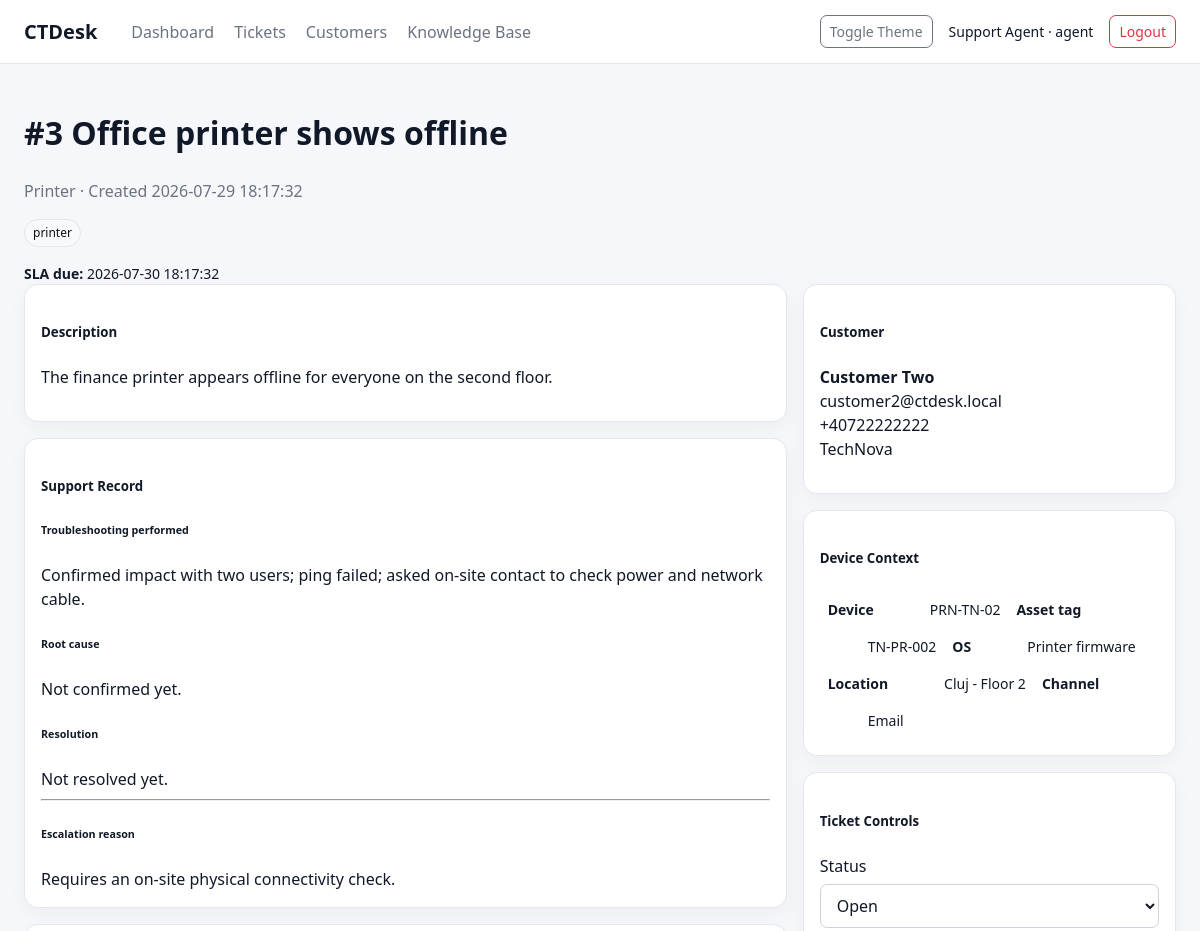
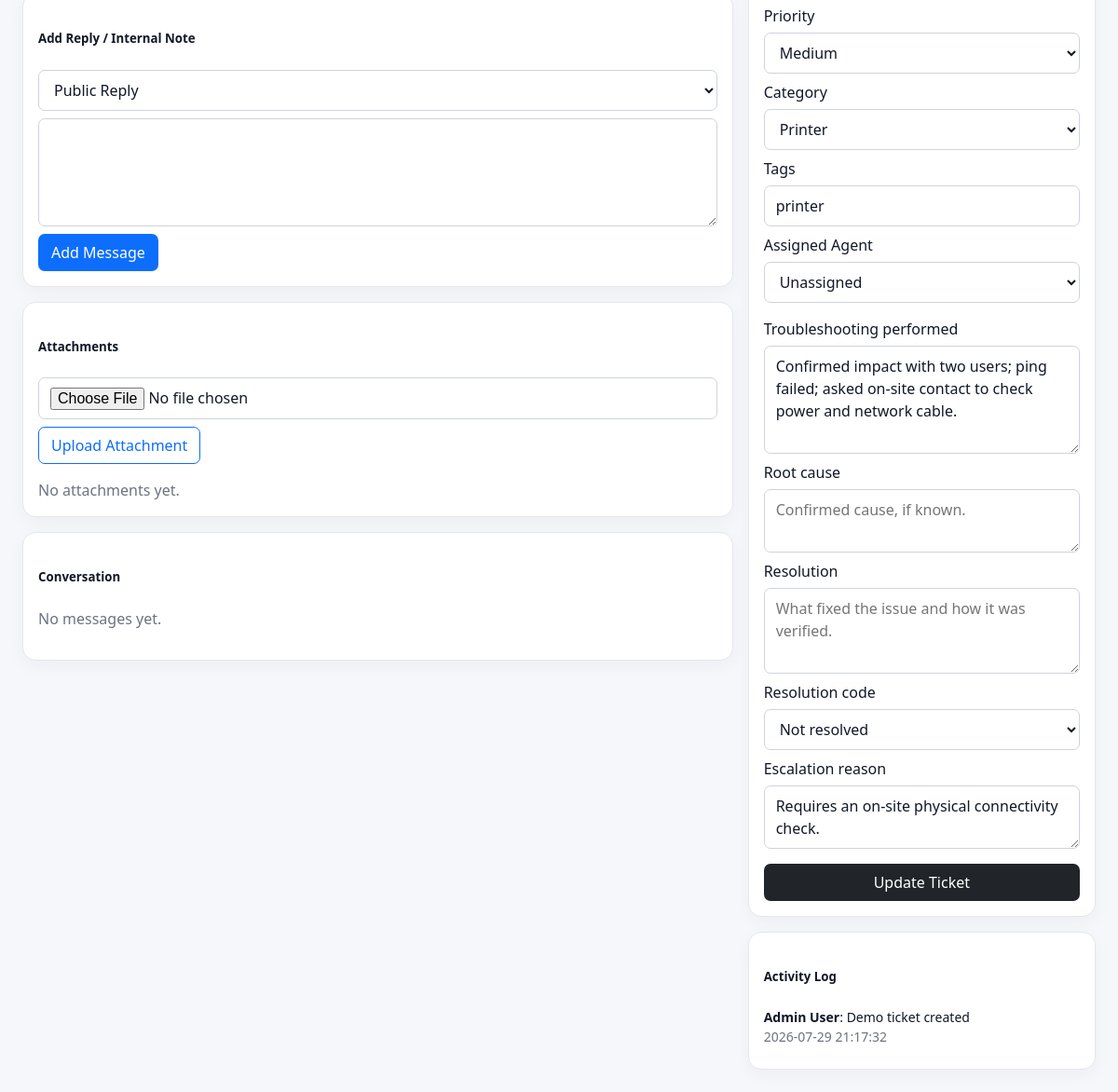
Screenshot of /tickets/3 (signed in) with the database file from the repository (2 pictures, top to bottom).
### tables this page shows
CREATE TABLE users (
        id INTEGER PRIMARY KEY AUTOINCREMENT,
        name TEXT NOT NULL,
        email TEXT NOT NULL UNIQUE,
        password_hash TEXT NOT NULL,
        role TEXT NOT NULL CHECK(role IN ('admin', 'agent', 'customer')),
        created_at TEXT NOT NULL
    );

CREATE TABLE tickets (
        id INTEGER PRIMARY KEY AUTOINCREMENT,
        subject TEXT NOT NULL,
        description TEXT NOT NULL,
        category TEXT NOT NULL,
        priority TEXT NOT NULL CHECK(priority IN ('Unclassified', 'Low', 'Medium', 'High', 'Urgent')),
        status TEXT NOT NULL CHECK(status IN ('Open', 'In Progress', 'Resolved', 'Closed')),
        customer_id INTEGER NOT NULL,
        assigned_to INTEGER,
        created_by INTEGER NOT NULL,
        created_at TEXT NOT NULL,
        updated_at TEXT NOT NULL,
        sla_due_at TEXT,
        resolved_at TEXT,
        device_name TEXT,
        asset_tag TEXT,
        operating_system TEXT,
        location TEXT,
        support_channel TEXT,
        troubleshooting TEXT,
        root_cause TEXT,
        resolution TEXT,
        resolution_code TEXT,
        escalation_reason TEXT,
        FOREIGN KEY(customer_id) REFERENCES customers(id),
        FOREIGN KEY(assigned_to) REFERENCES users(id),
        FOREIGN KEY(created_by) REFERENCES users(id)
    );

CREATE TABLE ticket_tags (
        id INTEGER PRIMARY KEY AUTOINCREMENT,
        ticket_id INTEGER NOT NULL,
        tag TEXT NOT NULL,
        FOREIGN KEY(ticket_id) REFERENCES tickets(id),
        UNIQUE(ticket_id, tag)
    );

CREATE TABLE customers (
        id INTEGER PRIMARY KEY AUTOINCREMENT,
        user_id INTEGER NOT NULL UNIQUE,
        name TEXT NOT NULL,
        email TEXT NOT NULL UNIQUE,
        phone TEXT,
        company TEXT,
        created_at TEXT NOT NULL,
        FOREIGN KEY(user_id) REFERENCES users(id)
    );

CREATE TABLE activity_logs (
        id INTEGER PRIMARY KEY AUTOINCREMENT,
        ticket_id INTEGER NOT NULL,
        user_id INTEGER NOT NULL,
        action TEXT NOT NULL,
        created_at TEXT NOT NULL,
        FOREIGN KEY(ticket_id) REFERENCES tickets(id),
        FOREIGN KEY(user_id) REFERENCES users(id)
    );

### routes/tickets.py (the view, shortened to what this page needs)
@app.route("/tickets/<int:ticket_id>", methods=["GET", "POST"])
@login_required
def ticket_detail(ticket_id):
    conn = db()
    existing_ticket = conn.execute("SELECT customer_id FROM tickets WHERE id = ?", (ticket_id,)).fetchone()
    if not existing_ticket:
        conn.close()
        flash("Ticket not found.", "danger")
        return redirect(url_for("tickets"))
    if session.get("role") == "customer" and existing_ticket["customer_id"] != session.get("customer_id"):
        conn.close()
        flash("You can only view your own tickets.", "danger")
        return redirect(url_for("tickets"))
    ticket = conn.execute("""
        SELECT t.*, c.name AS customer_name, c.email AS customer_email, c.phone, c.company,
               u.name AS agent_name
        FROM tickets t
        JOIN customers c ON c.id = t.customer_id
        LEFT JOIN users u ON u.id = t.assigned_to
        WHERE t.id=?
    """, (ticket_id,)).fetchone()
    agents = conn.execute("SELECT * FROM users WHERE role IN ('admin', 'agent') ORDER BY name").fetchall()
    messages = conn.execute("""
        SELECT m.*, u.name AS user_name
        FROM ticket_messages m
        JOIN users u ON u.id = m.user_id
        WHERE m.ticket_id=?
        {message_filter}
        ORDER BY m.created_at ASC
    """.format(message_filter="AND m.message_type != 'internal_note'" if session.get("role") == "customer" else ""), (ticket_id,)).fetchall()
    attachments = conn.execute("""
        SELECT a.*, u.name AS user_name
        FROM ticket_attachments a
        JOIN users u ON u.id = a.user_id
        WHERE a.ticket_id=?
        ORDER BY a.uploaded_at DESC
    """, (ticket_id,)).fetchall()
    tag_rows = conn.execute("SELECT tag FROM ticket_tags WHERE ticket_id=? ORDER BY tag", (ticket_id,)).fetchall()
    ticket_tags = ", ".join([r["tag"] for r in tag_rows])
    logs = []
    if session.get("role") in ("admin", "agent"):
        logs = conn.execute("""
            SELECT l.*, u.name AS user_name
            FROM activity_logs l
            JOIN users u ON u.id = l.user_id
            WHERE l.ticket_id=?
            ORDER BY l.created_at DESC
        """, (ticket_id,)).fetchall()
    conn.close()
    if not ticket:
        flash("Ticket not found.", "danger")
        return redirect(url_for("tickets"))
    overdue = (
        ticket["status"] not in ("Resolved", "Closed")
        and ticket["sla_due_at"] is not None
        and ticket["sla_due_at"] < now()
    )
    return render_template(
        "ticket_detail.html",
        ticket=ticket,
        agents=agents,
        messages=messages,
        attachments=attachments,
        logs=logs,
        overdue=overdue,
        ticket_tags=ticket_tags
    )

### templates/ticket_detail.html (shortened to what this page needs)
{% extends "base.html" %}
{% block content %}
<div class="d-flex justify-content-between">
    <div>
        <h1>#{{ ticket.id }} {{ ticket.subject }}</h1>
        <p class="text-muted">{{ ticket.category }} · Created {{ ticket.created_at }}</p>
        {% if ticket_tags %}
        <p>{% for tag in ticket_tags.split(', ') %}<span class="badge rounded-pill text-bg-light border">{{ tag }}</span> {% endfor %}</p>
        {% endif %}
        <p class="small mb-0"><strong>SLA due:</strong> {{ ticket.sla_due_at or "Not started" }}</p>
    </div>
</div>
<div class="row g-3">
    <div class="col-md-8">
        <div class="card p-3 mb-3">
            <h5>Description</h5>
            <p>{{ ticket.description }}</p>
        </div>
        <div class="card p-3 mb-3">
            <h5>Support Record</h5>
            <h6>Troubleshooting performed</h6>
            <p class="preserve-lines">{{ ticket.troubleshooting or "Not documented yet." }}</p>
            <h6>Root cause</h6>
            <p class="preserve-lines">{{ ticket.root_cause or "Not confirmed yet." }}</p>
            <h6>Resolution</h6>
            <p class="preserve-lines mb-1">{{ ticket.resolution or "Not resolved yet." }}</p>
            {% if ticket.escalation_reason %}
            <hr><h6>Escalation reason</h6><p class="preserve-lines mb-0">{{ ticket.escalation_reason }}</p>
            {% endif %}
        </div>
        <div class="card p-3 mb-3">
            <h5>Add Reply{% if current_user.get('role') in ['admin', 'agent'] %} / Internal Note{% endif %}</h5>
            <form method="post">
                {% if current_user.get('role') in ['admin', 'agent'] %}
                <select class="form-select mb-2" name="message_type">
                    <option value="public_reply">Public Reply</option>
                </select>
                {% endif %}
                <textarea class="form-control mb-2" name="message" rows="4" required></textarea>
                <button class="btn btn-primary">Add Message</button>
            </form>
        </div>
        <div class="card p-3 mb-3">
            <h5>Attachments</h5>
            <form method="post" enctype="multipart/form-data" class="mb-3">
                <input class="form-control mb-2" type="file" name="attachment" required>
                <button class="btn btn-outline-primary">Upload Attachment</button>
            </form>
            {% for a in attachments %}
            <div class="small mb-2">
                <a href="{{ url_for('download_attachment', ticket_id=ticket.id, attachment_id=a.id) }}">{{ a.original_filename }}</a><br>
                <span class="text-muted">Uploaded by {{ a.user_name }} · {{ a.uploaded_at }}</span>
            </div>
            {% else %}
            <p class="text-muted mb-0">No attachments yet.</p>
            {% endfor %}
        </div>
        <div class="card p-3">
            <h5>Conversation</h5>
            {% for m in messages %}
            <div class="message {{ m.message_type }}">
                <strong>{{ m.user_name }}</strong>
                <span class="badge text-bg-light">{{ m.message_type }}</span>
                <small>{{ m.created_at }}</small>
                <p>{{ m.message }}</p>
            </div>
            {% else %}
            <p class="text-muted">No messages yet.</p>
            {% endfor %}
        </div>
    </div>
    <div class="col-md-4">
        <div class="card p-3 mb-3">
            <h5>Customer</h5>
            <p>
                <strong>{{ ticket.customer_name }}</strong><br>
                {{ ticket.customer_email }}<br>
                {{ ticket.phone or "" }}<br>
                {{ ticket.company or "" }}
            </p>
        </div>
        <div class="card p-3 mb-3">
            <h5>Device Context</h5>
            <dl class="row small mb-0">
                <dt class="col-5">Device</dt><dd class="col-7">{{ ticket.device_name or "Not provided" }}</dd>
                <dt class="col-5">Asset tag</dt><dd class="col-7">{{ ticket.asset_tag or "Not provided" }}</dd>
                <dt class="col-5">OS</dt><dd class="col-7">{{ ticket.operating_system or "Not provided" }}</dd>
                <dt class="col-5">Location</dt><dd class="col-7">{{ ticket.location or "Not provided" }}</dd>
                <dt class="col-5">Channel</dt><dd class="col-7">{{ ticket.support_channel or "Portal" }}</dd>
            </dl>
        </div>
        {% if current_user.get('role') in ['admin', 'agent'] %}
        <div class="card p-3 mb-3">
            <h5>Ticket Controls</h5>
            <form method="post">
                <label class="form-label">Status</label>
                <select class="form-select mb-2" name="status">
                    {% for s in ["Open", "In Progress", "Resolved", "Closed"] %}
                    <option {% if ticket.status == s %}selected{% endif %}>{{ s }}</option>
                    {% endfor %}
                </select>
                <label class="form-label">Priority</label>
                <select class="form-select mb-2" name="priority">
                    {% for p in ["Unclassified", "Low", "Medium", "High", "Urgent"] %}
                    <option {% if ticket.priority == p %}selected{% endif %}>{{ p }}</option>
                    {% endfor %}
                </select>
                <label class="form-label">Category</label>
                <select class="form-select mb-2" name="category">
                    {% for c in ["Hardware", "Software", "Network", "Account", "Printer", "Other"] %}
                    <option {% if ticket.category == c %}selected{% endif %}>{{ c }}</option>
                    {% endfor %}
                </select>
                <label class="form-label">Tags</label>
                <input class="form-control mb-2" name="tags" value="{{ ticket_tags }}" placeholder="printer, vpn, urgent">
                <label class="form-label">Assigned Agent</label>
                <select class="form-select mb-3" name="assigned_to">
                    <option value="">Unassigned</option>
                </select>
                <label class="form-label">Troubleshooting performed</label>
                <textarea class="form-control mb-2" name="troubleshooting" rows="4" placeholder="Record checks in the order performed.">{{ ticket.troubleshooting or "" }}</textarea>
                <label class="form-label">Root cause</label>
                <textarea class="form-control mb-2" name="root_cause" rows="2" placeholder="Confirmed cause, if known.">{{ ticket.root_cause or "" }}</textarea>
                <label class="form-label">Resolution</label>
                <textarea class="form-control mb-2" name="resolution" rows="3" placeholder="What fixed the issue and how it was verified.">{{ ticket.resolution or "" }}</textarea>
                <label class="form-label">Resolution code</label>
                <select class="form-select mb-2" name="resolution_code">
                    <option value="">Not resolved</option>
                </select>
                <label class="form-label">Escalation reason</label>
                <textarea class="form-control mb-3" name="escalation_reason" rows="2" placeholder="Why another team or on-site visit is needed.">{{ ticket.escalation_reason or "" }}</textarea>
                <button class="btn btn-dark w-100">Update Ticket</button>
            </form>
        </div>
        {% else %}
        <div class="card p-3 mb-3">
            <h5>Status</h5>
            <p class="mb-1"><strong>{{ ticket.status }}</strong></p>
            <p class="text-muted mb-0">Priority: {{ ticket.priority }}</p>
        </div>
        {% endif %}
        {% if current_user.get('role') in ['admin', 'agent'] %}
        <div class="card p-3">
            <h5>Activity Log</h5>
            {% for l in logs %}
            <div class="small mb-2">
                <strong>{{ l.user_name }}</strong>: {{ l.action }}<br>
                <span class="text-muted">{{ l.created_at }}</span>
            </div>
            {% endfor %}
        </div>
        {% endif %}
    </div>
</div>
{% endblock %}

### templates/base.html (shortened to what this page needs)
<!doctype html>
<html lang="en" data-theme="light">
<head>
    <link href="{{ url_for('static', filename='style.css') }}" rel="stylesheet">
</head>
<body>
<nav class="navbar navbar-expand-lg border-bottom">
    <div class="container-fluid">
        <a class="navbar-brand fw-bold" href="{{ url_for('dashboard') }}">CTDesk</a>
        {% if current_user.get('user_id') %}
        <div class="navbar-nav">
            <a class="nav-link" href="{{ url_for('dashboard') }}">Dashboard</a>
            <a class="nav-link" href="{{ url_for('tickets') }}">Tickets</a>
            {% if current_user.get('role') in ['admin', 'agent'] %}
            <a class="nav-link" href="{{ url_for('customers') }}">Customers</a>
            <a class="nav-link" href="{{ url_for('knowledge_base') }}">Knowledge Base</a>
            {% endif %}
        </div>
        <div class="ms-auto d-flex align-items-center gap-3">
            <button class="btn btn-sm btn-outline-secondary" onclick="toggleTheme()">Toggle Theme</button>
            <span class="small">{{ current_user.get('name') }} · {{ current_user.get('role') }}</span>
            <a class="btn btn-sm btn-outline-danger" href="{{ url_for('logout') }}">Logout</a>
        </div>
        {% endif %}
    </div>
</nav>
<main class="container-fluid p-4">
    {% block content %}{% endblock %}
</main>
</body>
</html>

### rows the page displays
users: get "Support Agent", get "agent"
tickets: id "3", subject "Office printer shows offline", category "Printer", created_at "2026-07-29 18:17:32", sla_due_at "2026-07-30 18:17:32", description "The finance printer appears offline for everyone on the second floor.", troubleshooting "Confirmed impact with two users; ping failed; asked on-site contact to check power and network cable.", root_cause "Not confirmed yet.", resolution "Not resolved yet.", escalation_reason "Requires an on-site physical connectivity check.", device_name "PRN-TN-02", asset_tag "TN-PR-002", operating_system "Printer firmware", location "Cluj - Floor 2", support_channel "Email", status "Open", priority "Medium"
ticket_tags: tag "printer", tags "printer"
customers: customer_name "Customer Two", customer_email "customer2@ctdesk.local", phone "+40722222222", company "TechNova"
activity_logs: user_name "Admin User", action "Demo ticket created", created_at "2026-07-29 21:17:32"
